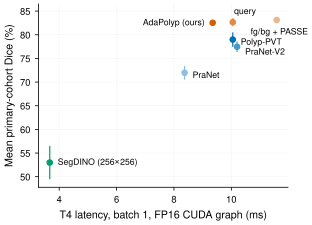

Source code (Python):
"""Primary-cohort Dice against T4 latency. Regenerate (after figs/aggregate_bench.py):

    uv run --isolated --no-project --with numpy --with matplotlib python figs/accuracy_latency.py

y: per seed, the mean Dice over ColonDB, ETIS and PolypGen; point = mean over 5 seeds, bar = 95% t-interval.
x: batch-1 latency with FP16 weights in a CUDA graph on one NVIDIA T4 (all models timed in one process).
"""

import json
import sys
from pathlib import Path

import numpy as np

sys.path.insert(0, str(Path(__file__).parent))
from orx_figstyle import COLUMN, PALETTE, family, figure, mean_ci, save, use_style  # noqa: E402

HERE = Path(__file__).parent
M = json.loads((HERE / "bench_metrics.json").read_text())
G, D = M["groups"], M["deploy"]
PRIMARY = ["CVC-ColonDB", "ETIS-LaribPolypDB", "PolypGen"]
POINTS = [  # group, label, deploy name, colour
    ("SegDINO", "SegDINO (256$\\times$256)", "SegDINO (DINOv3 ViT-S/16 + DPT head, 256x256)", PALETTE["green"]),
    ("PraNet", "PraNet", "PraNet (Res2Net-50)", family("blue", 3)[0]),
    ("PraNet-V2", "PraNet-V2", "PraNet-V2 (PVTv2-B2)", family("blue", 3)[1]),
    ("Polyp-PVT", "Polyp-PVT", "Polyp-PVT (PVTv2-B2)", family("blue", 3)[2]),
    ("V12-b", "fg/bg + PASSE", "V12-b: token pyramid, fg/bg decoder, PASSE", family("red", 3)[0]),
    ("R2-c", "query", "R2-c: token pyramid, fg/bg query decoder", family("red", 3)[1]),
    ("DANG", "AdaPolyp (ours)", "DANG (R2-b): token pyramid, SAD", PALETTE["red"]),
]

OFFSET = {"SegDINO": (6, 0), "PraNet": (6, -2), "PraNet-V2": (6, -4), "Polyp-PVT": (6, -2), "V12-b": (2, -9),
          "R2-c": (1, 8), "DANG": (-6, 0)}


def main():
    use_style()
    fig, ax = figure(width=COLUMN, ratio=0.72)
    for g, label, dep, color in POINTS:
        if g not in G or dep not in D or D[dep].get("graph_half_bs1_ms") is None:
            continue
        per_seed = np.mean([G[g]["cohorts"][c]["dice"]["seeds"] for c in PRIMARY], axis=0)
        mean, lo, hi = mean_ci([[v] for v in per_seed])
        x = D[dep]["graph_half_bs1_ms"]
        ax.errorbar(x, mean[0], yerr=[[mean[0] - lo[0]], [hi[0] - mean[0]]], fmt="o", ms=4, color=color,
                    elinewidth=0.9, capsize=0, zorder=3)
        dx, dy = OFFSET[g]
        ax.annotate(label, (x, mean[0]), xytext=(dx, dy), textcoords="offset points", fontsize=6.5,
                    ha="right" if dx < 0 else ("center" if g == "V12-b" else "left"), va="center", color="black")
    ax.set_xlabel("T4 latency, batch 1, FP16 CUDA graph (ms)")
    ax.set_ylabel("Mean primary-cohort Dice (%)")
    ax.grid(alpha=0.3)
    ax.set_ylim(top=86.5)                       # room for the labels above the top cluster
    save(fig, str(HERE / "accuracy_latency"))


if __name__ == "__main__":
    main()
